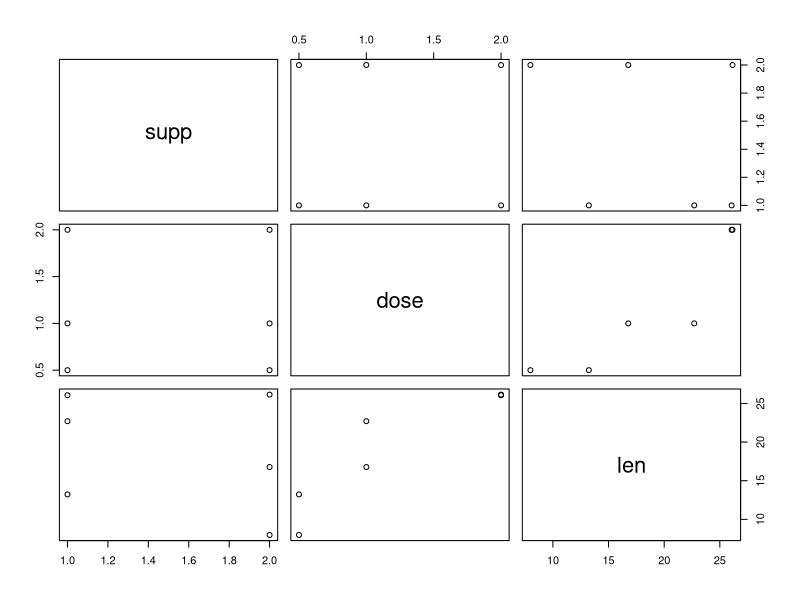
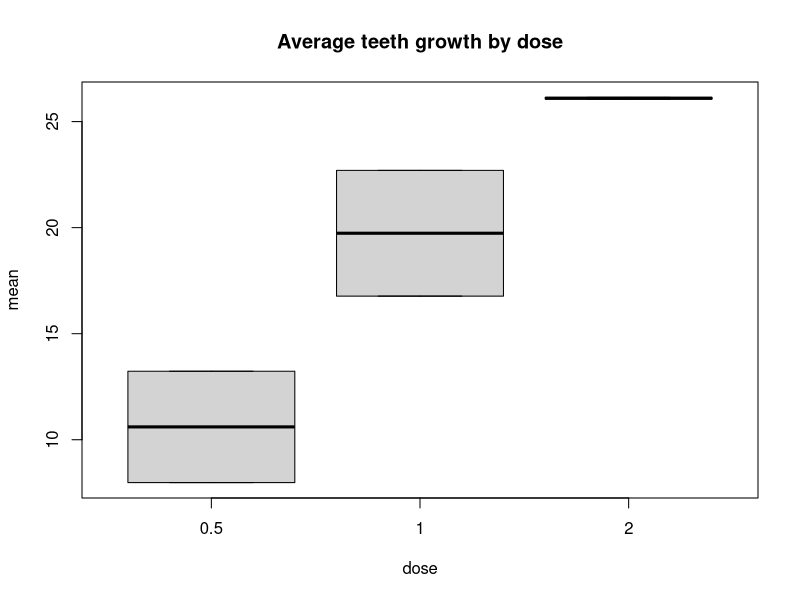
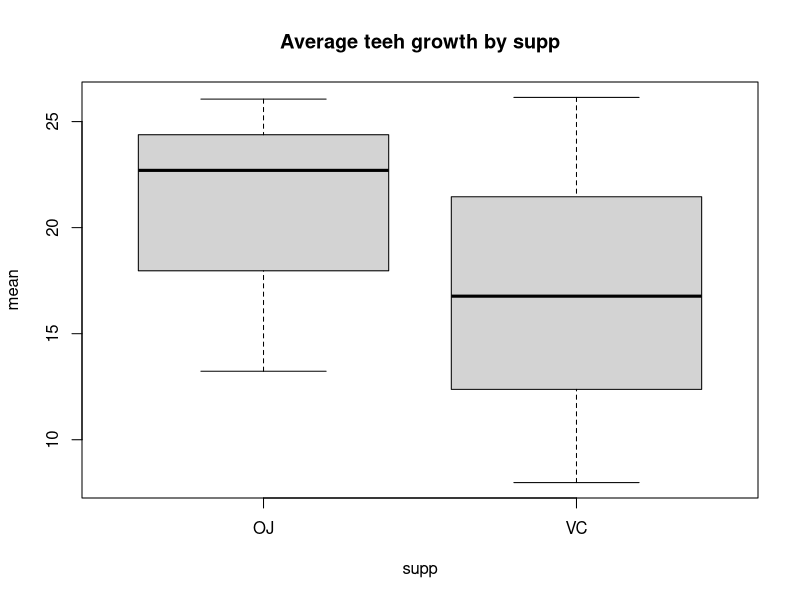

Reproduce these figures in R, in order.
## ---- chunk 1
# load R libraries
library(ggplot2)
library(plyr)
library(dplyr)
library(reshape2)
library(knitr)
## ---- chunk 2
# load data
data(ToothGrowth)
## ---- chunk 3
# summary statistics
summary(ToothGrowth)

### analysis of tooth growth by supp and dose
x <- melt(ToothGrowth, id = c("supp", "dose"), measure.vars = "len")
stats_x <- dcast(x, supp + dose ~ variable, mean)

kable(head(stats_x), format = "html", align = "c",
      caption = "Average teeth growth")

## plot stats overview
plot(stats_x)
## ---- chunk 4
boxplot(len ~ dose, data = stats_x, main = "Average teeth growth by dose",
        xlab = "dose", ylab = "mean")

d_05 <- filter(stats_x, dose == 0.5)
d_1 <- filter(stats_x, dose == 1)
d_2 <- filter(stats_x, dose == 1)

d_05_conf <- (mean(d_05$len) + c(-1,1) * qnorm(.975) * sd(d_05$len)/sqrt(length(d_05$len)))
d_1_conf <- (mean(d_1$len) + c(-1,1) * qnorm(.975) * sd(d_1$len)/sqrt(length(d_1$len)))
d_2_conf <- (mean(d_2$len) + c(-1,1) * qnorm(.975) * sd(d_2$len)/sqrt(length(d_2$len)))
## ---- chunk 5
boxplot(len ~ supp, data = stats_x, main = "Average teeh growth by supp",
        xlab = "supp", ylab = "mean")

s_oj <- filter(stats_x, supp == "OJ")
s_vc <- filter(stats_x, supp == "VC")

s_oj_conf <- (mean(s_oj$len) + c(-1,1) * qnorm(.975) * sd(s_oj$len)/sqrt(length(s_oj$len)))
s_vc_conf <- (mean(s_vc$len) + c(-1,1) * qnorm(.975) * sd(s_vc$len)/sqrt(length(s_vc$len)))
